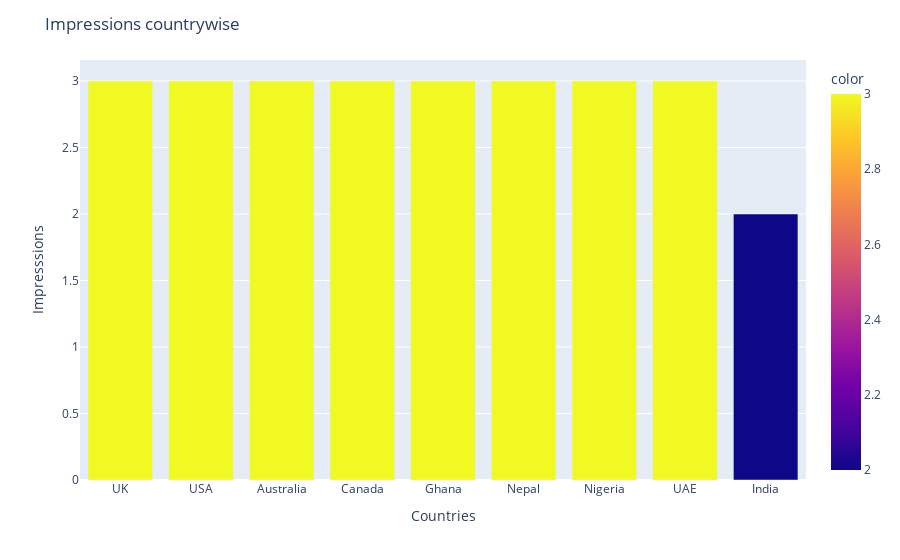

Write notebook code for a chart like this one.
### Code cell
# fig = px.bar(x=data["Geography"].value_counts().keys(), y=data["Geography"].value_counts().values, title="Total Sales by Geography")
fig = px.bar(data_except_group, x = data_except_group.Geography.value_counts().keys(), y = data_except_group.Geography.value_counts().values, color =  data_except_group.Geography.value_counts().values
)
fig.update_layout(title= "Impressions countrywise")
fig.update_xaxes(title_text='Countries')
fig.update_yaxes(title_text='Impresssions')

### Figure 1 — Plotly figure (JSON) as saved in the notebook; plotly's stock layout.template omitted (floating-point values rounded to 4 significant figures)
{"data": [{"alignmentgroup": "True", "hovertemplate": "x=%{x}<br>y=%{y}<br>color=%{marker.color}<extra></extra>", "legendgroup": "", "marker": {"color": [3, 3, 3, 3, 3, 3, 3, 3, 2], "coloraxis": "coloraxis", "pattern": {"shape": ""}}, "name": "", "offsetgroup": "", "orientation": "v", "showlegend": false, "textposition": "auto", "type": "bar", "x": ["UK", "USA", "Australia", "Canada", "Ghana", "Nepal", "Nigeria", "UAE", "India"], "xaxis": "x", "y": [3, 3, 3, 3, 3, 3, 3, 3, 2], "yaxis": "y"}], "layout": {"barmode": "relative", "coloraxis": {"colorbar": {"title": {"text": "color"}}, "colorscale": [[0, "#0d0887"], [0.1111, "#46039f"], [0.2222, "#7201a8"], [0.3333, "#9c179e"], [0.4444, "#bd3786"], [0.5556, "#d8576b"], [0.6667, "#ed7953"], [0.7778, "#fb9f3a"], [0.8889, "#fdca26"], [1, "#f0f921"]]}, "legend": {"tracegroupgap": 0}, "margin": {"t": 60}, "title": {"text": "Impressions countrywise"}, "xaxis": {"anchor": "y", "domain": [0, 1], "title": {"text": "Countries"}}, "yaxis": {"anchor": "x", "domain": [0, 1], "title": {"text": "Impresssions"}}}}
